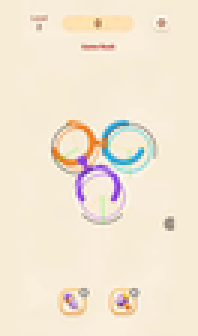
#> input picture tools/analyzer_debug_l2.png, 66 x 112 px, shrunk from 685 x 1170 before the run (shown 3 times larger)
$ python level_author.py analyzer_debug_l2.png 3
#> lines starting #> are read from the running program, lines starting #| are printed output that depends on the picture; after the words box and inside, x2 and y2 are one past the last pixel; in counts of white or black regions, pixels touching at a corner belong together
### tools/reference_analyzer.py
"""
reference_analyzer.py — independent reference measurement pipeline.

Measures a reference image (e.g. 2.jpeg) without producing or
modifying any level data. Produces a Target Report that the author
and the acceptance test consume. This module is the single source of
truth for "what the puzzle looks like".

Per the GPT's review (issues #2, #3, #4, #7, #8):
  - Real circle fit (RANSAC + algebraic least-squares), not bbox
    center. C-rings have biased bboxes; the center of the visible
    arc is not the center of the ring.
  - Subtract cuff pixels from the ring mask BEFORE fitting.
  - Measure inner_radius, outer_radius, thickness from a radial
    histogram of the cleaned ring pixels.
  - Measure the gap from the polar histogram: the largest missing
    angular interval is the gap, with proper wraparound handling.
  - Measure cuff geometry: PCA on the cuff mask → center, width,
    height, orientation (primary axis angle).

Calibration (issue #5):
  ReferenceCalibration = (reference_crop_origin, reference_width,
  reference_height, uniform_scale, canonical_offset_x,
  canonical_offset_y). All consumers (author, accept) read this.

The mapping is:
  canonical =
    (reference - reference_crop_origin) * uniform_scale
    + (canonical_offset_x, canonical_offset_y)

A default calibration is constructed from the image's natural
size: reference_crop_origin=(0,0), uniform_scale=720/ref_w,
canonical_offset=(0,0). For Level 2 the image is 685x1170 so
uniform_scale=1.0511. If the user wants to crop the HUD or recenter
the puzzle, they update the calibration explicitly.
"""

import os
import math
import json
import numpy as np
from PIL import Image
import scipy.ndimage as ndi
from gap_detector import measure_gap as _new_measure_gap, Gap as _NewGap
from dataclasses import dataclass, field, asdict
from typing import Optional, List, Tuple

CANONICAL_W = 720.0
CANONICAL_H = 1280.0

COLOR_TARGETS = {
    "orange": (234, 120, 41),
    "cyan":   (50, 173, 218),
    "purple": (123, 97, 255),
    "cuff":   (31, 90, 130),
}

def close(c, target, tol=50):
    return all(abs(int(c[i]) - int(target[i])) <= tol for i in range(3))


# ============================================================================
# Calibration
# ============================================================================

@dataclass
class ReferenceCalibration:
    reference_crop_origin: Tuple[float, float] = (0.0, 0.0)  # top-left in ref
    reference_width: float = 0.0                            # 0 = use full
    reference_height: float = 0.0                           # 0 = use full
    uniform_scale: float = 1.0                              # canonical per ref
    canonical_offset_x: float = 0.0
    canonical_offset_y: float = 0.0
    locked: bool = False

    # [10 lines left out: functions map_to_canonical, map_from_canonical, not called in this run]

    @staticmethod
    def from_natural_size(ref_w: int, ref_h: int) -> "ReferenceCalibration":
        s = min(CANONICAL_W / ref_w, CANONICAL_H / ref_h)
        return ReferenceCalibration(
            reference_crop_origin=(0.0, 0.0),
            reference_width=float(ref_w), reference_height=float(ref_h),
            uniform_scale=s,
            canonical_offset_x=0.0, canonical_offset_y=0.0,
        )


# ============================================================================
# Per-ring target
# ============================================================================

@dataclass
class RingTarget:
    color: str
    centerline_radius: float       # (inner + outer) / 2
    inner_radius: float
    outer_radius: float
    thickness: float
    center_x: float                # canonical
    center_y: float
    gap_center_angle: float        # degrees
    gap_width_angle: float         # degrees
    piece_id_hint: str = ""         # "orange_1" etc.; author may override
    bbox_count: int = 0             # how many components fed into the fit


# ============================================================================
# Per-cuff target
# ============================================================================

@dataclass
class CuffTarget:
    center_x: float                # canonical
    center_y: float
    width: float
    height: float
    orientation_deg: float         # primary axis angle, world-frame
    area: int = 0
    piece_id_hint: str = ""


# ============================================================================
# Per-piece target (ring + cuffs attached to it)
# ============================================================================

@dataclass
class PieceTarget:
    piece_id_hint: str
    color: str
    ring: RingTarget
    cuffs: List[CuffTarget] = field(default_factory=list)


# ============================================================================
# Level target = the calibrated targets for one level
# ============================================================================

@dataclass
class LevelTarget:
    level_id: int
    calibration: ReferenceCalibration
    reference_image_size: Tuple[int, int]  # (W, H) in pixels
    pieces: List[PieceTarget] = field(default_factory=list)
    puzzle_centroid_canonical: Tuple[float, float] = (0.0, 0.0)
    report_lines: List[str] = field(default_factory=list)


# ============================================================================
# Per-color masks
# ============================================================================

def _build_color_masks(arr: np.ndarray) -> dict:
    H, W, _ = arr.shape
    masks = {}
    for name, target in COLOR_TARGETS.items():
        m = np.zeros((H, W), dtype=bool)
        for y in range(H):
            for x in range(W):
                if close(arr[y, x], target):
                    m[y, x] = True
        masks[name] = m
    return masks


def _close_morphology(m: np.ndarray) -> np.ndarray:
    return ndi.binary_closing(m, iterations=4)


def _label_components(m: np.ndarray, min_area: int = 50) -> List[dict]:
    """Return list of component dicts (x0,y0,x1,y1,cx,cy,w,h,area,mask)."""
    lbl, n = ndi.label(m)
    out = []
    for i in range(1, n + 1):
        ys, xs = np.where(lbl == i)
        if len(ys) < min_area: continue
        x0, x1 = int(xs.min()), int(xs.max())
        y0, y1 = int(ys.min()), int(ys.max())
        out.append({
            "x0": x0, "y0": y0, "x1": x1, "y1": y1,
            "cx": float((x0 + x1) / 2.0),
            "cy": float((y0 + y1) / 2.0),
            "w": float(x1 - x0 + 1),
            "h": float(y1 - y0 + 1),
            "area": int(len(ys)),
            "mask": lbl == i,
        })
    out.sort(key=lambda d: -d["area"])
    return out


# ============================================================================
# Real circle fit (RANSAC) on cleaned ring pixels
# ============================================================================

# [11 lines left out: function _algebraic_circle_fit, not called in this run]


def _circle_residuals(xs, ys, cx, cy, r):
    return np.sqrt((xs - cx) ** 2 + (ys - cy) ** 2) - r


# [133 lines left out: functions _ransac_circle, _radial_histogram, _fit_one_ring, _measure_cuff, not called in this run]


# ============================================================================
# Top-level: ReferenceAnalyzer.analyze()
# ============================================================================

class ReferenceAnalyzer:
    def __init__(self, calibration: Optional[ReferenceCalibration] = None):
        self.calibration = calibration

    def analyze(self, ref_path: str, level_id: int = 0) -> LevelTarget:
#> called with ref_path = 'analyzer_debug_l2.png', level_id = 3
        img = Image.open(ref_path).convert("RGB")
        arr = np.array(img)
        H, W, _ = arr.shape
        if self.calibration is None:
            self.calibration = ReferenceCalibration.from_natural_size(W, H)
        cal = self.calibration

        masks = _build_color_masks(arr)
#> after the loop in _build_color_masks, `for name, target in COLOR_TARGETS.items():`:
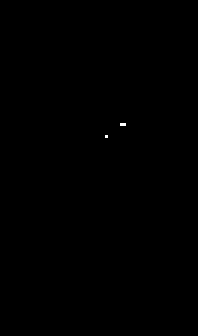
#> m: shape (112, 66) bool (shown 3 times larger); 0.04% white in thin lines or dots, all inside (x1, y1, x2, y2) = (35, 41, 42, 46)
#> masks = 4 items
        for name in masks:
            masks[name] = _close_morphology(masks[name])
#> this loop made 4 passes
#> name on passes 1 to 4: 'orange', 'cyan', 'purple', 'cuff'

        # Cuff mask is the union of all cuff components — we subtract
        # it from the ring masks before fitting.
        cuff_global = masks["cuff"]

        pieces: List[PieceTarget] = []
        report_lines: List[str] = []
        centroid_x = 0.0
        centroid_y = 0.0
        n_pieces = 0

        # Process each non-cuff color. For each largest component, fit
        # a real circle. Use the calibrated coordinates for the final
        # center.
        piece_counter = {"orange": 0, "cyan": 0, "purple": 0}
        for color in ("orange", "cyan", "purple"):
            comps = _label_components(masks[color], min_area=80)
            if not comps: continue
            # Try the largest first; if the fit is too thin, try the
            # next. Stop when we have one good ring per color (L2 is
            # one ring per color; L5 has multiple of the same color).
            accepted = []
            for comp in comps[:4]:
                rt = _fit_one_ring(comp["mask"], cuff_global, color, cal)
                if rt is None: continue
                # RANSAC on the cuff-subtracted mask for a robust
                # center. C-rings have biased bounding boxes; we must
                # not derive the center from the bbox.
                ys, xs = np.where(comp["mask"] & ~cuff_global)
                if len(xs) < 30:
                    continue
                cx_f, cy_f, r_f, _n = _ransac_circle(xs, ys, n_iter=300, tol_px=2.0)
                if r_f <= 0:
                    cx_f, cy_f = rt.center_x_can, rt.center_y_can
                cleaned_mask = comp["mask"] & ~cuff_global
                gap = _new_measure_gap(
                    cleaned_mask, cuff_global,
                    cx_f, cy_f,
                    rt.inner_radius, rt.outer_radius,
                    bin_deg=5.0, sub_bin_deg=0.5,
                )
                rt.gap_center_angle = gap.center_angle_deg
                rt.gap_width_angle = gap.width_angle_deg
                rt.gap_confidence = gap.confidence
                rt.gap_notes = gap.notes
                rt.gap_visible_edges = gap.visible_edge_count
                rt.gap_occluded_fraction = gap.occluded_fraction
                cx_can, cy_can = cal.map_to_canonical(cx_f, cy_f)
                rt.center_x = cx_can
                rt.center_y = cy_can
                rt.piece_id_hint = f"{color}_{piece_counter[color]+1}"
                piece_counter[color] += 1
                accepted.append(rt)
                if len(accepted) >= 1:
                    break
            for rt in accepted:
                centroid_x += rt.center_x
                centroid_y += rt.center_y
                n_pieces += 1
                pieces.append(PieceTarget(
                    piece_id_hint=rt.piece_id_hint,
                    color=color,
                    ring=rt,
                ))
#> this loop made 3 passes
#> n in _label_components on passes 1 to 3: 10, 3, 4
#> after the loop, centroid_x = 0; centroid_y = 0; n_pieces = 0; piece_counter = {'orange': 0, 'cyan': 0, 'purple': 0}; pieces = []

        if n_pieces > 0:
            centroid_x /= n_pieces
            centroid_y /= n_pieces

        # Cuff measurement
        cuff_comps = _label_components(masks["cuff"], min_area=20)
#> cuff_comps = []
        cuffs: List[CuffTarget] = []
        for comp in cuff_comps:
            ct = _measure_cuff(comp, cal)
            if ct is not None:
                cuffs.append(ct)
#> this loop made 0 passes
#> after the loop, cuffs = []

        # Assign cuffs to nearest piece (for hint purposes only — the
        # user / LevelAuthor can override).
        for ct in cuffs:
            best_dist = 1e18
            best_p = None
            for p in pieces:
                d = math.hypot(p.ring.center_x - ct.center_x, p.ring.center_y - ct.center_y)
                if d < best_dist:
                    best_dist = d; best_p = p
            if best_p is not None:
                best_p.cuffs.append(ct)
                ct.piece_id_hint = best_p.piece_id_hint

        # Build report
        report_lines.append("=" * 60)
        report_lines.append(f"Reference target report: level {level_id}")
        report_lines.append(f"  Reference image: {os.path.basename(ref_path)} ({W}x{H})")
        report_lines.append(f"  Calibration: crop_origin={cal.reference_crop_origin} "
                            f"ref={cal.reference_width}x{cal.reference_height} "
                            f"scale={cal.uniform_scale:.4f} "
                            f"off=({cal.canonical_offset_x:.2f},{cal.canonical_offset_y:.2f})")
        report_lines.append("=" * 60)
        report_lines.append("")
        report_lines.append("--- Ring targets (canonical) ---")
        for p in pieces:
            r = p.ring
            report_lines.append(
                f"  {p.piece_id_hint:<14} {p.color:<7} "
                f"center=({r.center_x:7.2f}, {r.center_y:7.2f})  "
                f"r_centerline={r.centerline_radius:5.1f}  "
                f"r_in={r.inner_radius:5.1f}  r_out={r.outer_radius:5.1f}  "
                f"thickness={r.thickness:5.1f}"
            )
            gap_extra = ""
            if getattr(r, "gap_confidence", 1.0) < 0.7:
                gap_extra = f"  conf={r.gap_confidence:.2f}  notes={getattr(r, 'gap_notes', '')}"
            report_lines.append(
                f"  {'':14} {'':7}  gap_center={r.gap_center_angle:6.1f}  "
                f"gap_width={r.gap_width_angle:5.1f}  area={r.bbox_count}{gap_extra}"
            )
#> after the loop, report_lines = 7 items
        report_lines.append("")
        report_lines.append(f"--- Cuff targets ({len(cuffs)}) ---")
        for ct in cuffs:
            report_lines.append(
                f"  cuff (to {ct.piece_id_hint or '?'})  "
                f"center=({ct.center_x:7.2f}, {ct.center_y:7.2f})  "
                f"w={ct.width:5.1f}  h={ct.height:5.1f}  "
                f"orient={ct.orientation_deg:5.1f}"
            )
#> after the loop, report_lines = 9 items
        report_lines.append("")
        report_lines.append("=" * 60)

        return LevelTarget(
            level_id=level_id,
            calibration=cal,
            reference_image_size=(W, H),
            pieces=pieces,
            puzzle_centroid_canonical=(centroid_x, centroid_y),
            report_lines=report_lines,
        )


# [12 lines left out: function main, not called in this run]


# [3 lines that do not run on import are left out]

### tools/level_author.py
"""
level_author.py — consume ReferenceAnalyzer targets, write JSON.

The author does NOT re-measure the reference. It only:
  - picks a parent per cuff from the analyzer's per-cuff piece hint
  - converts cuff global (cx, cy) into the source piece's local frame
  - computes the stem geometry (cuff center → to-piece attachment)
  - writes the calibrated LevelDocument JSON

Topology rule (#10): the analyzer's `piece_id_hint` on each cuff
tells us which ring the cuff connects from. The first ring (in the
order analyzer emits them) is the default parent; explicit override
is possible but the analyzer is the source of truth for which cuff
goes with which piece.
"""
import os
import json
import math
from dataclasses import asdict
from reference_analyzer import ReferenceAnalyzer, LevelTarget

LEVELS_DIR = r"D:\AI secound Brain\RotateRings\data\user_levels"


# [38 lines left out: functions _cuff_to_piece_frame, _stem_endpoint_geometry, not called in this run]


def author_level(level_id: int, target: LevelTarget, dry_run=False):
    """Consume the analyzer's LevelTarget and write a calibrated
    LevelDocument JSON. The JSON is the runtime truth; the analyzer
    is the measurement truth; the LevelAuthor bridges them."""
#> called with level_id = 3, dry_run = False
    out_path = os.path.join(LEVELS_DIR, f"{level_id}.json")

    # Refuse to confidently author if any piece's gap is low-confidence
    # (the analyzer flagged it NEEDS REVIEW).
    for p in target.pieces:
        conf = getattr(p.ring, "gap_confidence", 1.0)
        notes = getattr(p.ring, "gap_notes", "")
        if conf < 0.7:
            return {"level": level_id, "ok": False,
                    "error": f"refused: {p.piece_id_hint} gap confidence "
                             f"{conf:.2f} < 0.7 ({notes})"}

    # Default parent: first piece in the analyzer's order. The
    # analyzer's piece order is consistent (orange, cyan, purple),
    # so this is deterministic.
    if not target.pieces:
        return {"level": level_id, "ok": False, "error": "no pieces in target"}
    parent = target.pieces[0]
    parent_id = parent.piece_id_hint
    parent_cx, parent_cy = parent.ring.center_x, parent.ring.center_y
    parent_radius = parent.ring.centerline_radius
    parent_start = 0.0  # default; the ring is at 0° start

    # Map each piece to a piece dict. The authored geometry IS the
    # target geometry (RANSAC fit). We store it directly.
    pieces = []
    for p in target.pieces:
        ring = p.ring
        piece = {
            "id": p.piece_id_hint,
            "color_name": p.color,
            "color_hex": ("#EA7829" if p.color == "orange"
                          else "#32ADDA" if p.color == "cyan"
                          else "#7B61FF"),
            "x": float(ring.center_x),
            "y": float(ring.center_y),
            "start_angle_deg": 0.0,
            "radius": float(ring.centerline_radius),
            "radius_y": float(ring.centerline_radius),
            "thickness": float(ring.thickness),
            "shape_type": 0,
            "piece_type": 1,
            "role": 0,
            "z_index": 1,
            "initially_locked": False,
            "locked": False,
            "property_locks": {},
            "release_direction": {"x": 1.0, "y": 0.0},
            "target_exit_angle_deg": 0.0,
            "motion_model": 0,
            "gaps": [{
                "center_angle_deg": float(ring.gap_center_angle),
                "width_deg": float(ring.gap_width_angle),
                "tolerance_deg": 16.0,
            }],
        }
        pieces.append(piece)

    # Build links from the analyzer's cuff targets. Each cuff is
    # associated with its NEAREST ring as the parent. The cuff's
    # child is the second-nearest ring. This gives a real topology
    # instead of "everything connects to pieces[0]".
    # Collect all cuffs with their parent hint, then re-assign.
    all_cuffs = []  # list of (cuff_target, parent_id_hint)
    for p in target.pieces:
        for ct in p.cuffs:
            all_cuffs.append((ct, p.piece_id_hint))
    # For each cuff, find its nearest ring as parent.
    # [8 lines left out: function _nearest_ring_id, not called in this run]
    links = []
    link_id = 0
    for ct, hint in all_cuffs:
        parent_id = _nearest_ring_id(ct)
        if parent_id is None: continue
        from_p = next((q for q in pieces if q["id"] == parent_id), None)
        # Find the child as the nearest ring EXCLUDING the parent.
        child_id = _nearest_ring_id(ct, exclude_id=parent_id)
        if child_id is None: continue
        # Compute collar angle + stem geometry from the cuff's
        # measured position, NOT center-to-center.
        # Source attachment: at the ring's local start angle, at
        # centerline radius.
        sr = math.radians(from_p["start_angle_deg"])
        src_x = from_p["x"] + from_p["radius"] * math.cos(sr)
        src_y = from_p["y"] + from_p["radius"] * math.sin(sr)
        # Stem vector from source attachment to cuff center.
        dx = ct.center_x - src_x
        dy = ct.center_y - src_y
        stem_len = math.hypot(dx, dy) or 1.0
        collar = math.fmod(math.degrees(math.atan2(dy, dx))
                          - from_p["start_angle_deg"], 360.0)
        if collar < 0: collar += 360.0
        # Cuff local position relative to the from-piece.
        cuff_local = _cuff_to_piece_frame(
            ct.center_x, ct.center_y,
            from_p["x"], from_p["y"],
            from_p["start_angle_deg"],
        )
        # Cuff dimensions measured by PCA.
        cuff_width = max(ct.width, 4.0)
        cuff_height = max(ct.height, 4.0)
        # Cuff orientation: align primary axis along the stem vector
        # so the cuff's long axis points along the connection.
        cuff_local_orientation = math.degrees(math.atan2(dy, dx)) \
            - from_p["start_angle_deg"]
        link = {
            "id": f"link_{link_id}",
            "from_id": from_p["id"],
            "to_id": child_id,
            "collar_angle_deg": float(collar),
            "cuff_center_local": {
                "x": float(cuff_local[0]),
                "y": float(cuff_local[1]),
            },
            "cuff_orientation_deg": float(cuff_local_orientation),
            "cuff_width": float(cuff_width),
            "cuff_depth": float(cuff_height),
            "cuff_round_radius": max(cuff_width, cuff_height) * 0.15,
            "stem_length": float(stem_len),
            "stem_width": 6.0,
            "stem_distance_from_piece": float(stem_len),
            "stem_dist": float(stem_len),
            "joint_color_hex": "#1F5A82",
            "joint_color_name": "cuff",
            "clearance_tolerance_deg": 16.0,
            "is_detached": False,
            "z_index": 0,
        }
        links.append(link)
        link_id += 1

    # Build the data dict.
    cal = target.calibration
    data = {
        "id": level_id,
        "title": f"Level {level_id}",
        "instruction": "",
        "par_moves": max(1, len(links)),
        "theme_id": "porcelain",
        "frame_anchor": "auto",
        "frame_offset_x": float(cal.canonical_offset_x),
        "frame_offset_y": float(cal.canonical_offset_y),
        "frame_scale": float(cal.uniform_scale),
        "grid_size": 20.0,
        "snap_to_grid": False, "snap_to_piece_centers": False,
        "snap_to_edges": False, "snap_to_guides": False,
        "snap_to_connector_points": False,
        "nudge_step": 1.0, "nudge_shift_multiplier": 10.0, "nudge_alt_multiplier": 0.1,
        "guides": [], "reference_guides": [], "size_links": {}, "locks": {},
        "pieces": pieces, "links": links,
        "source": f"level_author.py from reference_analyzer (L{level_id})",
    }
    if not dry_run:
        with open(out_path, "w", encoding="utf-8") as f:
            json.dump(data, f, indent=2)
    return {"level": level_id, "ok": True,
            "n_pieces": len(pieces), "n_links": len(links)}


if __name__ == "__main__":
    import sys
    if len(sys.argv) < 2:
        print("Usage: python level_author.py <ref_image> [level_id]")
        sys.exit(1)
    ref_path = sys.argv[1]
    level_id = int(sys.argv[2]) if len(sys.argv) > 2 else 0
    analyzer = ReferenceAnalyzer()
    target = analyzer.analyze(ref_path, level_id=level_id)
    r = author_level(level_id, target)
#> r = {'level': 3, 'ok': False, 'error': 'no pieces in target'}
    print(r)
#| {'level': 3, 'ok': False, 'error': 'no pieces in target'}
    for line in target.report_lines:
        print(line)
#> this loop made 11 passes
#> (printed output is left out)
